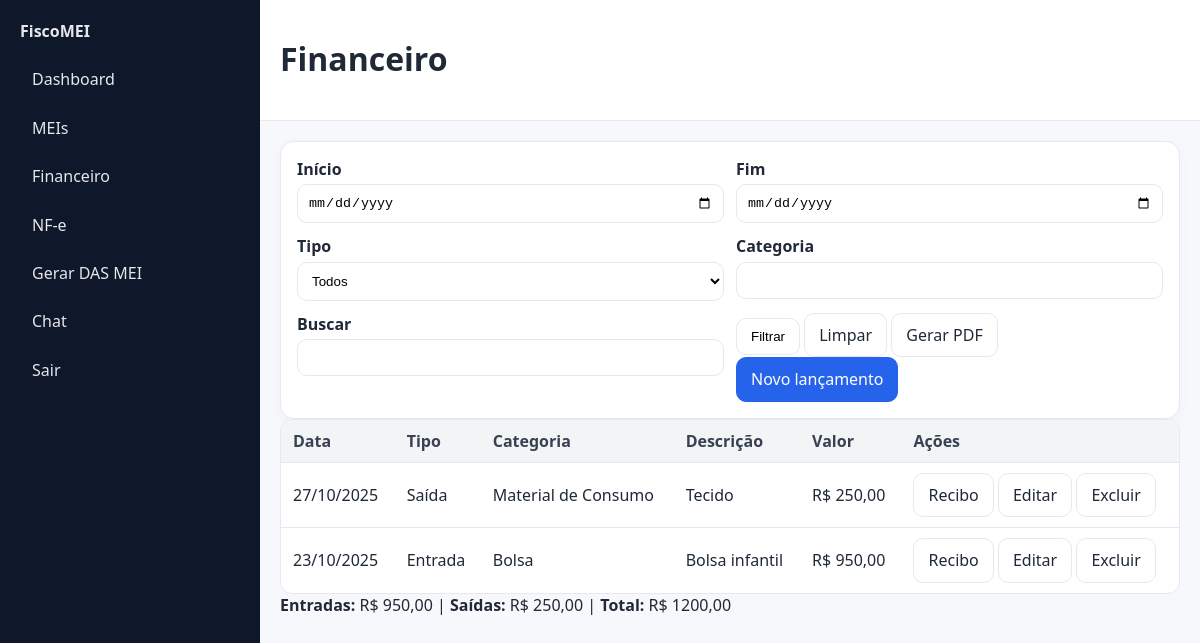
/financas/ (signed in), run on the app's committed database.
### apps/finance/models.py (models this page shows, shortened)
class Transaction(models.Model):
    KIND_CHOICES = [('IN','Entrada'),('OUT','Saída')]
    kind = models.CharField(max_length=3, choices=KIND_CHOICES, default='IN')
    date = models.DateField()
    category = models.CharField(max_length=80, blank=True)
    description = models.CharField(max_length=200, blank=True)
    amount = models.DecimalField(max_digits=12, decimal_places=2)
    created_at = models.DateTimeField(auto_now_add=True)
    class Meta: ordering=['-date','-id']

### apps/finance/views.py (the view)
# urls.py: path('', views.tx_list, name='list'),
@login_required
def tx_list(request):
    form = FilterForm(request.GET or None)
    items = _apply_filters(Transaction.objects.all(), form.data if form.is_bound else {})
    totals = {
        'total': items.aggregate(s=Sum('amount'))['s'] or 0,
        'in': items.filter(kind='IN').aggregate(s=Sum('amount'))['s'] or 0,
        'out': items.filter(kind='OUT').aggregate(s=Sum('amount'))['s'] or 0,
    }
    return render(request,'finance/list.html',{'items':items,'form':form,'totals':totals})

### apps/finance/views.py
class FilterForm(Form):
    inicio = DateField(required=False, widget=DateInput(attrs={'type':'date'}))
    fim = DateField(required=False, widget=DateInput(attrs={'type':'date'}))
    kind = ChoiceField(required=False, choices=(('','Todos'),('IN','Entrada'),('OUT','Saída')))
    category = CharField(required=False)
    q = CharField(required=False)

### apps/finance/views.py (called while the page is built, shortened)
def _apply_filters(qs, data):
    if not data: return qs

### apps/finance/templates/finance/list.html (shortened to what this page needs)
{% extends "base.html" %}
{% block header %}<h1>Financeiro</h1>{% endblock %}
{% block content %}
<div class="card">
  <form method="get" class="form-row">
    <div><label>Início</label><input type="date" name="inicio" value="{{ request.GET.inicio }}"></div>
    <div><label>Fim</label><input type="date" name="fim" value="{{ request.GET.fim }}"></div>
    <div>
      <label>Tipo</label>
      <select name="kind">
        <option value="">Todos</option>
      </select>
    </div>
    <div><label>Categoria</label><input name="category" value="{{ request.GET.category }}"></div>
    <div><label>Buscar</label><input name="q" value="{{ request.GET.q }}"></div>
    <div><button class="btn">Filtrar</button>
      <a class="btn outline" href="{% url 'finance:list' %}">Limpar</a>
      <a class="btn success" href="{% url 'finance:relatorio_pdf' %}?{{ request.GET.urlencode }}">Gerar PDF</a>
      <a class="btn primary" href="{% url 'finance:create' %}">Novo lançamento</a>
    </div>
  </form>
</div>
<table class="table">
  <thead><tr><th>Data</th><th>Tipo</th><th>Categoria</th><th>Descrição</th><th class="text-right">Valor</th><th>Ações</th></tr></thead>
  <tbody>
    {% for t in items %}
    <tr>
      <td>{{ t.date|date:"d/m/Y" }}</td>
      <td>{{ t.get_kind_display }}</td>
      <td>{{ t.category }}</td>
      <td>{{ t.description }}</td>
      <td class="text-right">R$ {{ t.amount|floatformat:2 }}</td>
      <td class="nowrap">
        <a class="btn xs success" href="{% url 'finance:recibo' t.pk %}">Recibo</a>
        <a class="btn xs" href="{% url 'finance:edit' t.pk %}">Editar</a>
        <a class="btn xs danger" href="{% url 'finance:delete' t.pk %}">Excluir</a>
      </td>
    </tr>
    {% empty %}<tr><td colspan="6">Nenhum lançamento.</td></tr>{% endfor %}
  </tbody>
</table>
<div class="totals text-right">
  <strong>Entradas:</strong> R$ {{ totals.in|floatformat:2 }} |
  <strong>Saídas:</strong> R$ {{ totals.out|floatformat:2 }} |
  <strong>Total:</strong> R$ {{ totals.total|floatformat:2 }}
</div>
{% endblock %}

### templates/base.html (shortened to what this page needs)
{% load static %}
<!doctype html>
<html lang="pt-br">
<head>
  <link rel="stylesheet" href="{% static 'css/style.css' %}">
</head>
<body>
  <div class="layout">
    <aside class="sidebar">
      <div class="brand">FiscoMEI</div>
      <nav>
        <a href="{% url 'dashboard:index' %}">Dashboard</a>
        <a href="{% url 'mei:list' %}">MEIs</a>
        <a href="{% url 'finance:list' %}">Financeiro</a>
        <a href="{% url 'nfe:index' %}">NF-e</a>
        <a href="{% url 'das_mei:home' %}">Gerar DAS MEI</a>
        <a href="{% url 'chat:index' %}">Chat</a>
        <a href="{% url 'logout' %}">Sair</a>
      </nav>
    </aside>
    <main class="content">
      <header class="topbar">
        <div class="title">{% block header %}{% endblock %}</div>
      </header>
      <section class="page">
        {% block content %}{% endblock %}
      </section>
    </main>
  </div>
</body>
</html>

### static/css/style.css (style rules this page uses)
:root { --bg:#f7f8fb;--card:#fff;--border:#e6e8ef;--ink:#1f2937;--muted:#6b7280;--brand:#2563eb }
* { box-sizing:border-box }
body { margin:0;background:var(--bg);color:var(--ink);font:16px/1.4 system-ui,-apple-system,Segoe UI,Roboto,Ubuntu }
a { color:var(--ink);text-decoration:none }
.layout { display:grid;grid-template-columns:260px 1fr;min-height:100vh }
.sidebar { background:#0f172a;color:#e5e7eb;padding:20px }
.sidebar .brand { font-weight:800;margin-bottom:16px }
.sidebar nav a { display:block;padding:10px 12px;border-radius:10px;color:#e5e7eb;margin-bottom:6px }
.topbar { display:flex;align-items:center;justify-content:space-between;padding:16px 20px;border-bottom:1px solid var(--border);background:var(--card) }
.content { display:flex;flex-direction:column }
.page { padding:20px }
.card { background:var(--card);border:1px solid var(--border);border-radius:14px;padding:16px;box-shadow:0 4px 14px rgba(0,0,0,.03) }
table { width:100%;border-collapse:separate;border-spacing:0;background:var(--card);border:1px solid var(--border);border-radius:12px;overflow:hidden }
th,td { padding:10px 12px;border-bottom:1px solid var(--border) }
th { background:#f3f4f6;text-align:left;color:#374151 }
tr:last-child td { border-bottom:0 }
.btn { display:inline-block;padding:10px 14px;border-radius:10px;border:1px solid var(--border);background:var(--card) }
.btn.primary { background:var(--brand);color:white;border-color:var(--brand) }
.form-row { display:grid;grid-template-columns:1fr 1fr;gap:12px }
label { display:block;font-weight:600;margin-bottom:4px }
input,select,textarea { width:100%;padding:10px;border:1px solid var(--border);border-radius:10px;background:white }

### data on the page
Transaction: date "27/10/2025", kind "Saída", category "Material de Consumo", description "Tecido", amount "250,00"
Transaction: date "23/10/2025", kind "Entrada", category "Bolsa", description "Bolsa infantil", amount "950,00"

### other printed values
{{ totals.in|floatformat:2 }} "950,00"
{{ totals.out|floatformat:2 }} "250,00"
{{ totals.total|floatformat:2 }} "1200,00"
